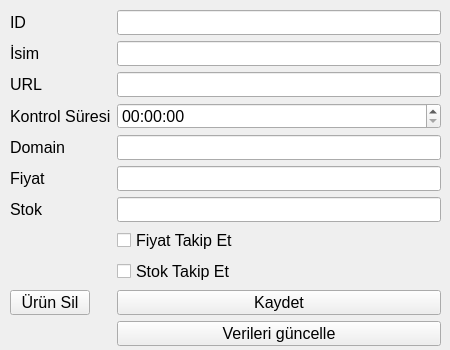
<?xml version="1.0" encoding="UTF-8"?>
<ui version="4.0">
 <class>UrunDetayForm</class>
 <widget class="QWidget" name="UrunDetayForm">
  <property name="geometry">
   <rect>
    <x>0</x>
    <y>0</y>
    <width>450</width>
    <height>350</height>
   </rect>
  </property>
  <property name="maximumSize">
   <size>
    <width>450</width>
    <height>350</height>
   </size>
  </property>
  <property name="font">
   <font>
    <pointsize>12</pointsize>
   </font>
  </property>
  <property name="windowTitle">
   <string>Ürün Detay</string>
  </property>
  <widget class="QWidget" name="formLayoutWidget">
   <property name="geometry">
    <rect>
     <x>10</x>
     <y>10</y>
     <width>431</width>
     <height>337</height>
    </rect>
   </property>
   <layout class="QFormLayout" name="formLayout">
    <item row="1" column="0">
     <widget class="QLabel" name="label">
      <property name="font">
       <font>
        <pointsize>12</pointsize>
       </font>
      </property>
      <property name="text">
       <string>İsim</string>
      </property>
     </widget>
    </item>
    <item row="1" column="1">
     <widget class="QLineEdit" name="urun_ismi_edit">
      <property name="font">
       <font>
        <pointsize>12</pointsize>
       </font>
      </property>
     </widget>
    </item>
    <item row="2" column="0">
     <widget class="QLabel" name="label_2">
      <property name="font">
       <font>
        <pointsize>12</pointsize>
       </font>
      </property>
      <property name="text">
       <string>URL</string>
      </property>
     </widget>
    </item>
    <item row="2" column="1">
     <widget class="QLineEdit" name="urun_url_edit">
      <property name="font">
       <font>
        <pointsize>12</pointsize>
       </font>
      </property>
     </widget>
    </item>
    <item row="7" column="1">
     <widget class="QCheckBox" name="urun_fiyat_takip_cb">
      <property name="text">
       <string>Fiyat Takip Et</string>
      </property>
     </widget>
    </item>
    <item row="3" column="0">
     <widget class="QLabel" name="label_3">
      <property name="text">
       <string>Kontrol Süresi</string>
      </property>
     </widget>
    </item>
    <item row="8" column="1">
     <widget class="QCheckBox" name="urun_stok_takip_cb">
      <property name="text">
       <string>Stok Takip Et</string>
      </property>
     </widget>
    </item>
    <item row="3" column="1">
     <widget class="QTimeEdit" name="urun_kontrol_suresi_time">
      <property name="displayFormat">
       <string>HH:mm:ss</string>
      </property>
     </widget>
    </item>
    <item row="9" column="1">
     <widget class="QPushButton" name="urun_kaydet_button">
      <property name="text">
       <string>Kaydet</string>
      </property>
     </widget>
    </item>
    <item row="9" column="0">
     <widget class="QPushButton" name="urun_sil_button">
      <property name="text">
       <string>Ürün Sil</string>
      </property>
     </widget>
    </item>
    <item row="4" column="1">
     <widget class="QLineEdit" name="urun_domain_edit">
      <property name="readOnly">
       <bool>true</bool>
      </property>
     </widget>
    </item>
    <item row="4" column="0">
     <widget class="QLabel" name="label_4">
      <property name="text">
       <string>Domain</string>
      </property>
     </widget>
    </item>
    <item row="0" column="0">
     <widget class="QLabel" name="label_5">
      <property name="text">
       <string>ID</string>
      </property>
     </widget>
    </item>
    <item row="0" column="1">
     <widget class="QLineEdit" name="urun_id_edit">
      <property name="readOnly">
       <bool>true</bool>
      </property>
     </widget>
    </item>
    <item row="5" column="0">
     <widget class="QLabel" name="label_6">
      <property name="text">
       <string>Fiyat</string>
      </property>
     </widget>
    </item>
    <item row="5" column="1">
     <widget class="QLineEdit" name="urun_fiyat_edit">
      <property name="readOnly">
       <bool>true</bool>
      </property>
     </widget>
    </item>
    <item row="6" column="0">
     <widget class="QLabel" name="label_7">
      <property name="text">
       <string>Stok</string>
      </property>
     </widget>
    </item>
    <item row="10" column="1">
     <widget class="QPushButton" name="urun_guncelle_button">
      <property name="text">
       <string>Verileri güncelle</string>
      </property>
     </widget>
    </item>
    <item row="6" column="1">
     <widget class="QLineEdit" name="urun_stok_edit">
      <property name="readOnly">
       <bool>true</bool>
      </property>
     </widget>
    </item>
   </layout>
  </widget>
 </widget>
 <resources/>
 <connections/>
</ui>
